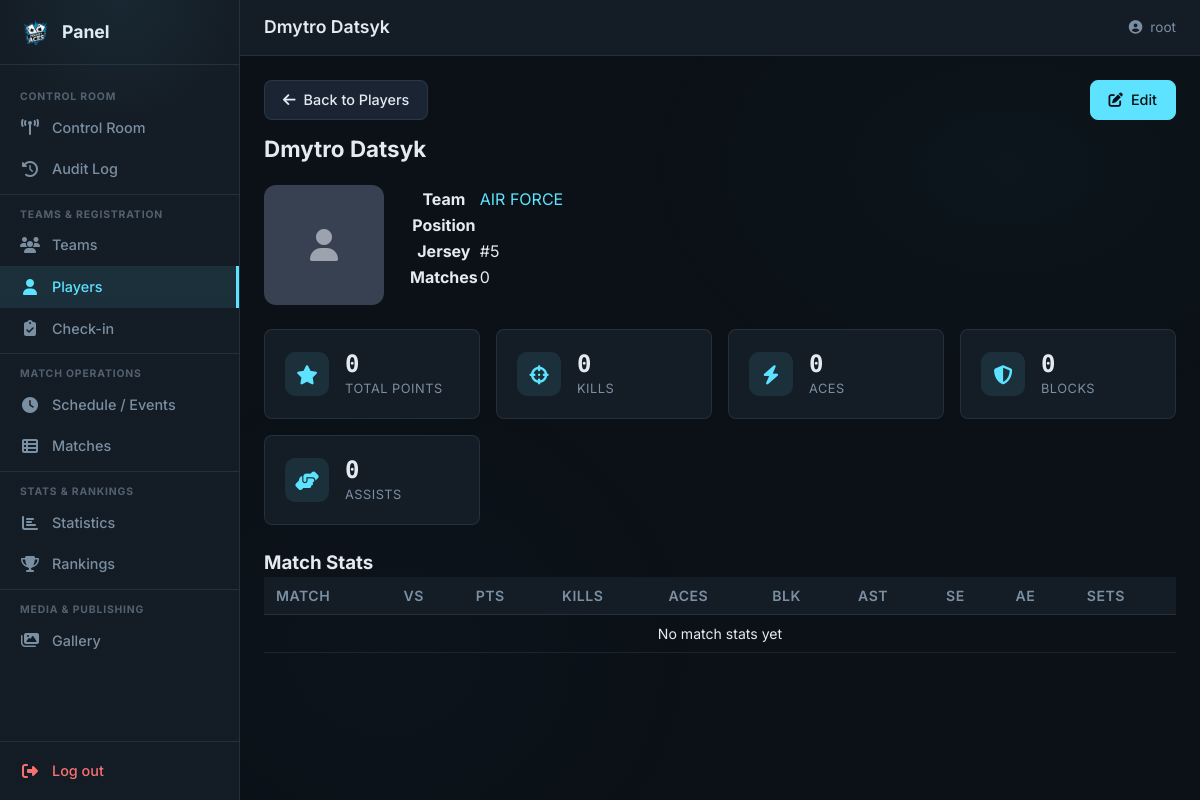
/panel/players/107/ (signed in), run on an earlier commit of the app's database.
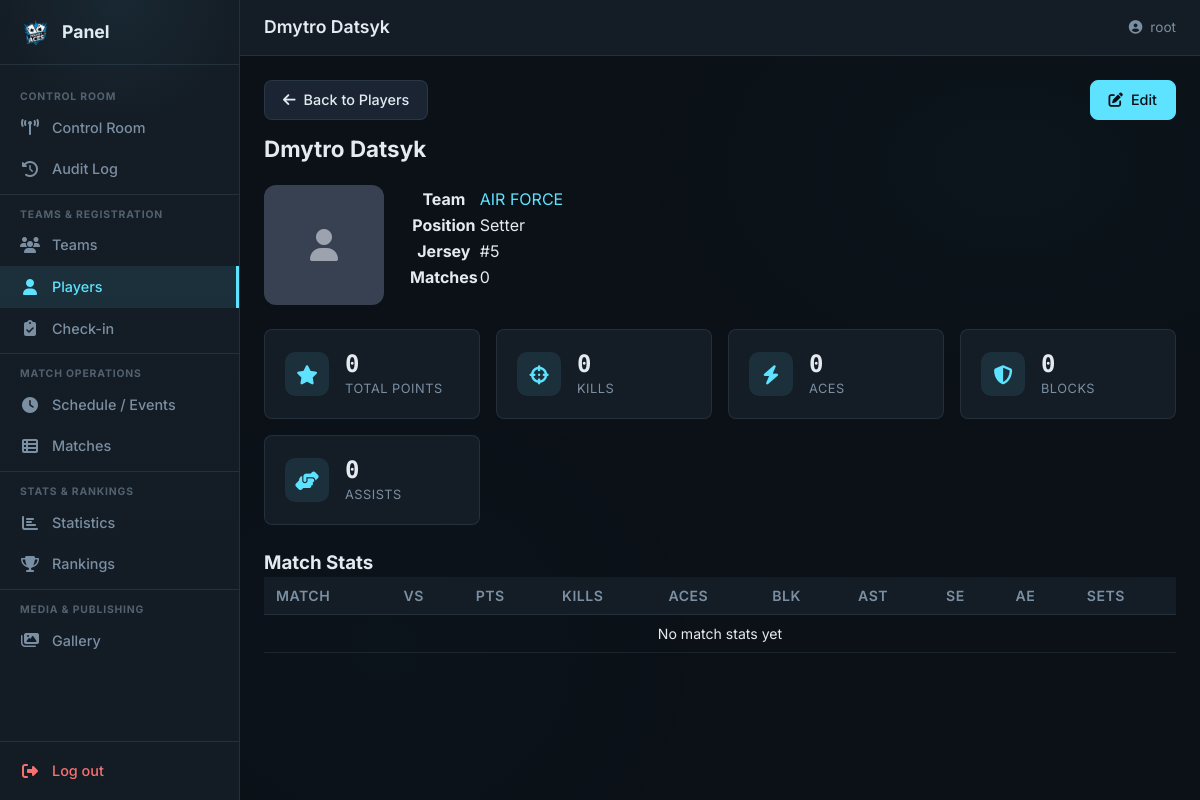
And on a later commit of the database.
### tournament/models.py (models this page shows, shortened)
class Player(models.Model):
    team = models.ForeignKey(Team, on_delete=models.CASCADE, related_name="players")
    first_name = models.CharField(max_length=PERSON_NAME_MAX_LENGTH)
    last_name = models.CharField(max_length=PERSON_NAME_MAX_LENGTH)
    jersey_number = models.CharField(max_length=3, blank=True, default="")
    position = models.CharField(
        max_length=3, choices=POSITION_CHOICES, blank=True, default="",
    )
    photo_path = models.CharField(
        max_length=LOGO_PATH_MAX_LENGTH, blank=True, default="",
    )
    class Meta:
        db_table = TABLE_PLAYERS

class Team(models.Model):
    name = models.CharField(
        max_length=TEAM_NAME_MAX_LENGTH, unique=True, verbose_name="Team Name"
    )
    logo_path = models.CharField(
        max_length=LOGO_PATH_MAX_LENGTH, blank=True, null=True
    )
    league_level = models.CharField(
        max_length=50, choices=LEAGUE_LEVEL_CHOICES, default=LEAGUE_LEVEL_INDEPENDENT
    )
    group_name = models.CharField(
        max_length=GROUP_NAME_MAX_LENGTH, blank=True, null=True
    )
    cap_name = models.CharField(
        max_length=PERSON_NAME_MAX_LENGTH, verbose_name="Captain Name"
    )
    cap_surname = models.CharField(
        max_length=PERSON_NAME_MAX_LENGTH, verbose_name="Captain Surname"
    )
    cap_email = models.EmailField(max_length=EMAIL_MAX_LENGTH, unique=True)
    cap_phone = models.CharField(
        max_length=PHONE_MAX_LENGTH, unique=True, blank=True, null=True
    )
    payment_status = models.IntegerField(
        choices=PAYMENT_STATUS_CHOICES, default=PAYMENT_WAITING
    )
    blik_number = models.CharField(
        max_length=20, blank=True, default="", verbose_name="Assigned BLIK"
    )
    status = models.CharField(
        max_length=20, choices=TEAM_STATUS_CHOICES, default=TEAM_STATUS_REGISTERED,
        verbose_name="Registration Status",
    )
    checked_in = models.BooleanField(default=False, verbose_name="Checked In")
    roster_code = models.CharField(
        max_length=10, blank=True, default="", verbose_name="Roster Access Code",
    )
    created_at = models.DateTimeField(auto_now_add=True)
    class Meta:
        db_table = TABLE_TEAMS
        verbose_name = "Team"
        verbose_name_plural = "Teams"

### tournament/panel/player_views.py (the view)
# urls.py: path("players/<int:pk>/", player_detail_view, name="player_detail"),
@staff_member_required(login_url="/panel/login/")
def player_detail_view(request, pk):
    player = get_object_or_404(Player.objects.select_related("team"), pk=pk)
    match_stats = (
        PlayerMatchStats.objects.filter(player=player)
        .select_related("match", "match__team_a", "match__team_b")
        .order_by("match__start_time")
    )
    from django.db.models import Sum
    totals = PlayerMatchStats.objects.filter(player=player).aggregate(
        total_kills=Sum("kills"),
        total_aces=Sum("aces"),
        total_blocks=Sum("blocks"),
        total_assists=Sum("assists"),
        total_serve_errors=Sum("serve_errors"),
        total_attack_errors=Sum("attack_errors"),
        total_sets_played=Sum("sets_played"),
    )
    total_points = (totals["total_kills"] or 0) + (totals["total_aces"] or 0) + (totals["total_blocks"] or 0)
    return render(request, "panel/player_detail.html", {
        "page_title": f"{player.first_name} {player.last_name}",
        "nav_section": "players",
        "player": player,
        "match_stats": match_stats,
        "totals": totals,
        "total_points": total_points,
        "matches_count": match_stats.count(),
    })

### tournament/context_processors.py (called while the page is built)
def registration_status(request):
    return {"registration_closed": REGISTRATION_CLOSED}

### tournament/templates/panel/player_detail.html (shortened to what the changed rows need)
{% extends "panel/base.html" %}
{% block content %}
<div class="pnl-detail">
  <div class="pnl-detail__header">
    <div>
      <a href="{% url 'panel:players' %}" class="pnl-btn" style="margin-bottom:12px;">
        <i class="fas fa-arrow-left"></i> Back to Players
      </a>
      <h2>{{ player.first_name }} {{ player.last_name }}</h2>
    </div>
  </div>
  <div class="pnl-card" style="margin-bottom:24px;">
    <div class="pnl-card__body" style="display:flex;gap:24px;align-items:flex-start;">
      <table class="pnl-kv-table">
        <tr><th>Team</th><td>
          {% if player.team %}
          <a href="{% url 'panel:team_detail' pk=player.team.pk %}">{{ player.team.name }}</a>
          {% else %}—{% endif %}
        </td></tr>
        <tr><th>Position</th><td>{{ player.get_position_display }}</td></tr>
        <tr><th>Jersey</th><td>#{{ player.jersey_number }}</td></tr>
        <tr><th>Matches</th><td>{{ matches_count }}</td></tr>
      </table>
    </div>
  </div>
  <div class="pnl-card">
    <div class="pnl-card__body" style="overflow-x:auto;">
      <table class="pnl-table pnl-table--compact">
        <thead>
          <tr>
            <th>Match</th><th>vs</th><th>Pts</th><th>Kills</th><th>Aces</th>
            <th>Blk</th><th>Ast</th><th>SE</th><th>AE</th><th>Sets</th>
          </tr>
        </thead>
      </table>
    </div>
  </div>
</div>
{% endblock %}

What changed in the data, as far as the page shows it:
changed Player "Dmytro": position (not shown) → "Setter"
